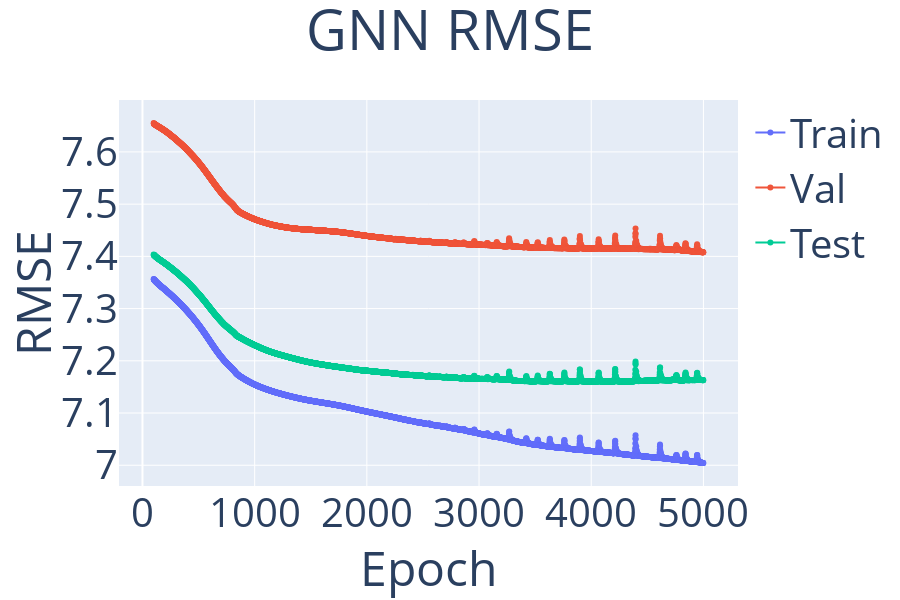

Source (notebook cell):
### Code cell
# GNN
import models.GNN
import sys
importlib.reload(sys.modules['models.Base'])
importlib.reload(sys.modules['models.GNN'])
from models.GNN import GNN

# names = ['gat', 'gcn', 'cheb', 'agnn', 'appnp']
names = ['gat']

num_epochs = 5000
patience = 500
learning_rate = 0.01

use_mlp = False # whether to use MLP in front of the model (end-to-end)
append_mlp = False # whether to append MLP predictions to original features (or keep only predictions)
optimize_node_features=False # whether to optimize final resulted node features (i.e. with or without MLP predictions)

for name in names:
    print(name)
    if name == 'gat':
        hidden_dim = 8
    else:
        hidden_dim = 64

    # Note that GAT has 8 heads, with each having 8 hidden dim, so the final embedding size is 8*8
    gnn = GNN(heads=8, dropout=0, task='regression', name=name, lang='dgl', use_mlp=use_mlp, join_with_mlp=append_mlp)

    min_rmse_epoch, metrics = gnn.fit(networkx_graph, X, y, train_mask, val_mask, test_mask, num_epochs=num_epochs,
                cat_features=cat_features, optimize_node_features=optimize_node_features, learning_rate=learning_rate, patience=patience, logging_epochs=1, hidden_dim=hidden_dim,
#                 gbdt_predictions=gbdt.model.predict(X),
                loss_fn="gnn.txt", metric_name='loss', normalize_features=True, replace_na=True)

# gnn.plot_interactive(metrics, legend=['Train', 'Val', 'Test'], title='R2 RMSE', metric_name='accuracy', descending=False)
    gnn.plot_interactive(metrics, legend=['Train', 'Val', 'Test'], title='GNN RMSE', metric_name='loss', start_from=100)

### Figure 1 — Plotly figure (JSON) as saved in the notebook; plotly's stock layout.template omitted (floating-point values rounded to 4 significant figures; data arrays with more than 128 entries replaced by an {"elided": "..."} marker saying what was removed)
{"data": [{"mode": "lines+markers", "name": "Train", "type": "scatter", "x": {"elided": "4900 int values"}, "y": {"elided": "4900 float values"}}, {"mode": "lines+markers", "name": "Val", "type": "scatter", "x": {"elided": "4900 int values"}, "y": {"elided": "4900 float values"}}, {"mode": "lines+markers", "name": "Test", "type": "scatter", "x": {"elided": "4900 int values"}, "y": {"elided": "4900 float values"}}], "layout": {"font": {"size": 40}, "height": 600, "title": {"text": "GNN RMSE", "x": 0.5}, "xaxis": {"title": {"text": "Epoch"}}, "yaxis": {"title": {"text": "RMSE"}}}}
